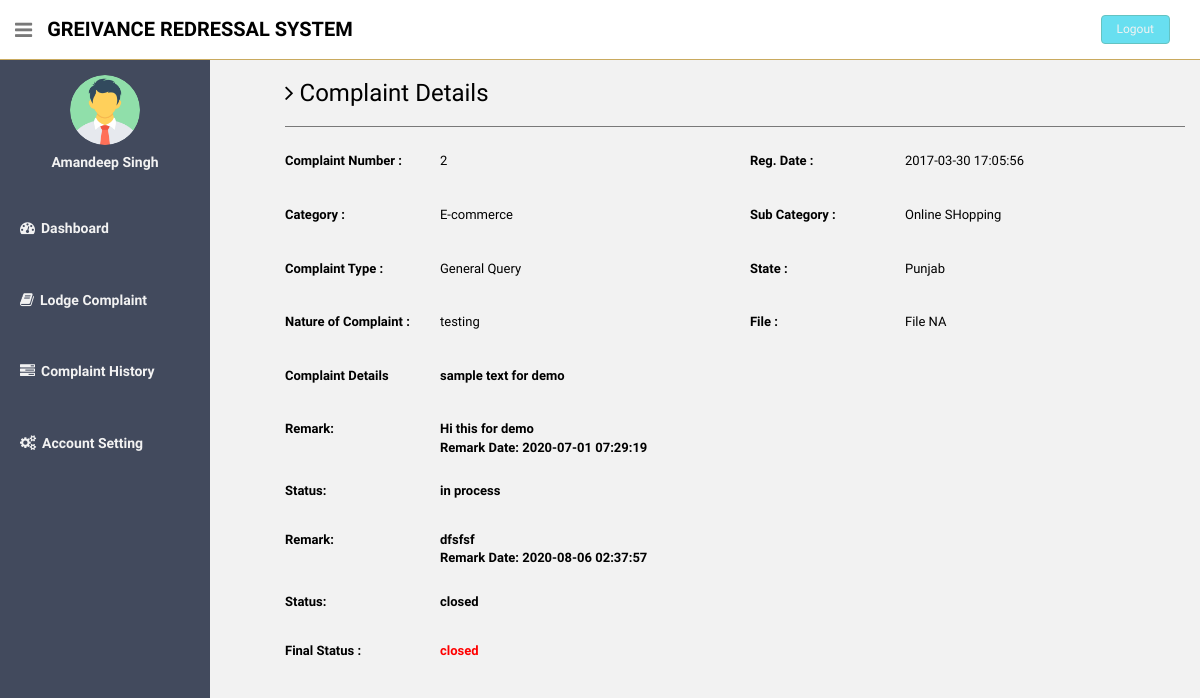
/users/complaint-details.php?cid=2 (signed in), run on the app's committed database.
### tables this page shows
CREATE TABLE `users` (
  `id` int(11) NOT NULL,
  `fullName` varchar(255) DEFAULT NULL,
  `userEmail` varchar(255) DEFAULT NULL,
  `password` varchar(255) DEFAULT NULL,
  `contactNo` bigint(11) DEFAULT NULL,
  `address` tinytext,
  `State` varchar(255) DEFAULT NULL,
  `country` varchar(255) DEFAULT NULL,
  `pincode` int(6) DEFAULT NULL,
  `userImage` varchar(255) DEFAULT NULL,
  `regDate` timestamp NOT NULL DEFAULT CURRENT_TIMESTAMP,
  `updationDate` timestamp NULL DEFAULT '0000-00-00 00:00:00' ON UPDATE CURRENT_TIMESTAMP,
  `status` int(1) DEFAULT NULL
);

CREATE TABLE `tblcomplaints` (
  `complaintNumber` int(11) NOT NULL,
  `userId` int(11) DEFAULT NULL,
  `category` int(11) DEFAULT NULL,
  `subcategory` varchar(255) DEFAULT NULL,
  `complaintType` varchar(255) DEFAULT NULL,
  `state` varchar(255) DEFAULT NULL,
  `noc` varchar(255) DEFAULT NULL,
  `complaintDetails` mediumtext,
  `complaintFile` varchar(255) DEFAULT NULL,
  `regDate` timestamp NULL DEFAULT CURRENT_TIMESTAMP,
  `status` varchar(50) DEFAULT NULL,
  `lastUpdationDate` timestamp NULL DEFAULT NULL ON UPDATE CURRENT_TIMESTAMP
);

CREATE TABLE `category` (
  `id` int(11) NOT NULL,
  `categoryName` varchar(255) DEFAULT NULL,
  `categoryDescription` longtext,
  `creationDate` timestamp NULL DEFAULT CURRENT_TIMESTAMP,
  `updationDate` timestamp NULL DEFAULT NULL ON UPDATE CURRENT_TIMESTAMP
);

CREATE TABLE `complaintremark` (
  `id` int(11) NOT NULL,
  `complaintNumber` int(11) NOT NULL,
  `status` varchar(255) NOT NULL,
  `remark` mediumtext NOT NULL,
  `remarkDate` timestamp NOT NULL DEFAULT CURRENT_TIMESTAMP
);

### users/complaint-details.php (the view, shortened to what this page needs)
<?php session_start();
include('includes/config.php');
if(strlen($_SESSION['login'])==0)
  {
header('location:index.php');
}
else{ ?>
<!DOCTYPE html>
<html lang="en">
  <head>
    <link href="assets/css/bootstrap.css" rel="stylesheet">
    <link href="assets/font-awesome/css/font-awesome.css" rel="stylesheet" />
    <link href="assets/css/style.css" rel="stylesheet">
    <link href="assets/css/style-responsive.css" rel="stylesheet">
  </head>
  <body>
  <section id="container" >
<?php include('includes/header.php');?>
<?php include('includes/sidebar.php');?>
      <section id="main-content" style="padding-left:5%; color:#000">
          <section class="wrapper site-min-height">
          	<h3><i class="fa fa-angle-right"></i> Complaint Details</h3>
            <hr />
 <?php $query=mysqli_query($con,"select tblcomplaints.*,category.categoryName as catname from tblcomplaints join category on category.id=tblcomplaints.category where userId='".$_SESSION['id']."' and complaintNumber='".$_GET['cid']."'");
while($row=mysqli_fetch_array($query))
{?>
          	<div class="row mt">
            <label class="col-sm-2 col-sm-2 control-label"><b>Complaint Number : </b></label>
          		<div class="col-sm-4">
          		<p><?php echo htmlentities($row['complaintNumber']);?></p>
          		</div>
<label class="col-sm-2 col-sm-2 control-label"><b>Reg. Date :</b></label>
              <div class="col-sm-4">
              <p><?php echo htmlentities($row['regDate']);?></p>
              </div>
          	</div>
<div class="row mt">
            <label class="col-sm-2 col-sm-2 control-label"><b>Category :</b></label>
              <div class="col-sm-4">
              <p><?php echo htmlentities($row['catname']);?></p>
              </div>
<label class="col-sm-2 col-sm-2 control-label"><b>Sub Category :</b> </label>
              <div class="col-sm-4">
              <p><?php echo htmlentities($row['subcategory']);?></p>
              </div>
            </div>
  <div class="row mt">
            <label class="col-sm-2 col-sm-2 control-label"><b>Complaint Type :</b></label>
              <div class="col-sm-4">
              <p><?php echo htmlentities($row['complaintType']);?></p>
              </div>
<label class="col-sm-2 col-sm-2 control-label"><b>State :</b></label>
              <div class="col-sm-4">
              <p><?php echo htmlentities($row['state']);?></p>
              </div>
            </div>
  <div class="row mt">
            <label class="col-sm-2 col-sm-2 control-label"><b>Nature of Complaint :</b></label>
              <div class="col-sm-4">
              <p><?php echo htmlentities($row['noc']);?></p>
              </div>
<label class="col-sm-2 col-sm-2 control-label"><b>File :</b></label>
              <div class="col-sm-4">
              <p><?php $cfile=$row['complaintFile'];
if($cfile=="" || $cfile=="NULL")
{
  echo htmlentities("File NA");
}
else{ ?>
<a href="complaintdocs/<?php echo htmlentities($row['complaintFile']);?>" target='_blank'> View File</a>
<?php } ?>
              </p>
              </div>
            </div>
 <div class="row mt">
            <label class="col-sm-2 col-sm-2 control-label"><b>Complaint Details </label>
              <div class="col-sm-10">
              <p><?php echo htmlentities($row['complaintDetails']);?></p>
              </div>
            </div>
<?php
$ret=mysqli_query($con,"select complaintremark.remark as remark,complaintremark.status as sstatus,complaintremark.remarkDate as rdate from complaintremark join tblcomplaints on tblcomplaints.complaintNumber=complaintremark.complaintNumber where complaintremark.complaintNumber='".$_GET['cid']."'");
while($rw=mysqli_fetch_array($ret))
{
?>
 <div class="row mt">
<label class="col-sm-2 col-sm-2 control-label"><b>Remark:</b></label>
              <div class="col-sm-10">
   <?php echo  htmlentities($rw['remark']); ?>&nbsp;&nbsp; <br /><b>Remark Date: <?php echo  htmlentities($rw['rdate']); ?></b>
              </div>
            </div>
 <div class="row mt">
<label class="col-sm-2 col-sm-2 control-label"><b>Status:</b></label>
              <div class="col-sm-10">
 <?php echo  htmlentities($rw['sstatus']); ?>
              </div>
            </div>
<?php } ?>
 <div class="row mt">
<label class="col-sm-2 col-sm-2 control-label"><b>Final Status :</b></label>
              <div class="col-sm-4">
              <p style="color:red"><?php
if($row['status']=="NULL" || $row['status']=="" )
{
echo "Not Process yet";
} else{
              echo htmlentities($row['status']);
}
              ?></p>
              </div>
            </div>
<?php } ?>
		</section><! --/wrapper -->
      </section>
  </section>
  </body>
</html>
<?php } ?>

### users/includes/sidebar.php (shortened to what this page needs)
<aside>
          <div id="sidebar"  class="nav-collapse ">
              <ul class="sidebar-menu" id="nav-accordion">
                              <?php $query=mysqli_query($con,"select fullName,userImage from users where userEmail='".$_SESSION['login']."'");
 while($row=mysqli_fetch_array($query))
 {
 ?>
                  <p class="centered"><a href="profile.php">
<?php $userphoto=$row['userImage'];
if($userphoto==""):
?>
<img src="userimages/noimage.png"  class="img-circle" width="70" height="70" >
<?php else:?>
  <img src="userimages/<?php echo htmlentities($userphoto);?>" class="img-circle" width="70" height="70">
<?php endif;?>
</a>
</p>
                  <h5 class="centered"><?php echo htmlentities($row['fullName']);?></h5>
                  <?php } ?>
                  <li class="mt">
                      <a href="dashboard.php">
                          <h5><i class="fa fa-dashboard"></i>Dashboard</h5>
                      </a>
                  </li>
                  <li class="sub-menu" style="margin-top:2px;">
                      <a href="register-complaint.php" >
                          <h5><i class="fa fa-book"></i>Lodge Complaint</h5>
                      </a>
                    </li>
                  <li class="sub-menu" style="margin-top:10 px">
                      <a href="complaint-history.php" >
                          <h5><i class="fa fa-tasks"></i>Complaint History</h5>
                      </a>
                  </li>
                  <li class="sub-menu">
                      <a href="javascript:;" >
                          <h5><i class="fa fa-cogs"></i>Account Setting</h5>
                      </a>
                  </li>
              </ul>
          </div>
      </aside>

### users/assets/css/style.css (style rules this page uses)
body { color: #797979; background: #f2f2f2; font-family: 'Ruda', sans-serif; padding: 0px !important; margin: 0px !important; font-size:13px; }
ul li { list-style: none; }
a, a:hover, a:focus { text-decoration: none; outline: none; }
#container { width: 100%; height: 100%; }
hr { margin-top: 20px; margin-bottom: 20px; border: 0; border-top: 1px solid #797979; }
.centered { text-align: center; }
.mt { margin-top: 25px; }
#sidebar { width: 210px; height: 100%; position: fixed; background: #424a5d; }
#sidebar h5 { color: #f2f2f2; font-weight: 700; }
#sidebar ul li { position: relative; }
ul.sidebar-menu , ul.sidebar-menu li ul.sub { margin: -2px 0 0; padding: 0; }
ul.sidebar-menu { margin-top: 75px; }
ul.sidebar-menu li { margin-bottom: 5px; margin-left:10px; margin-right:10px; }
ul.sidebar-menu li.sub-menu { line-height: 15px; }
ul.sidebar-menu li a { color: #aeb2b7; text-decoration: none; display: block; padding: 15px 0 15px 10px; font-size: 12px; outline: none; -webkit-transition: all 0.3s ease; -moz-transition: all 0.3s ease; -o-transition: all 0.3s ease; -ms-transition: all 0.3s ease; transition: all 0.3s ease; }
ul.sidebar-menu li a i { font-size: 15px; padding-right: 6px; }
#main-content { margin-left: 210px; }
.wrapper { display: inline-block; margin-top: 60px; padding-left: 15px; padding-right: 15px; padding-bottom: 15px; padding-top: 0px; width: 100%; }
label { font-weight: 400; }
.site-min-height { min-height: 900px; }

### data on the page
users: userImage (picture), fullName "Amandeep Singh"
tblcomplaints: complaintNumber "2", regDate "2017-03-30 17:05:56", category.categoryName "E-commerce", subcategory "Online SHopping", complaintType "General Query", state "Punjab", noc "testing", complaintDetails "sample text for demo", status "closed"
complaintremark: remark "Hi this for demo", remarkDate "2020-07-01 07:29:19", status "in process"
complaintremark: remark "dfsfsf", remarkDate "2020-08-06 02:37:57", status "closed"
